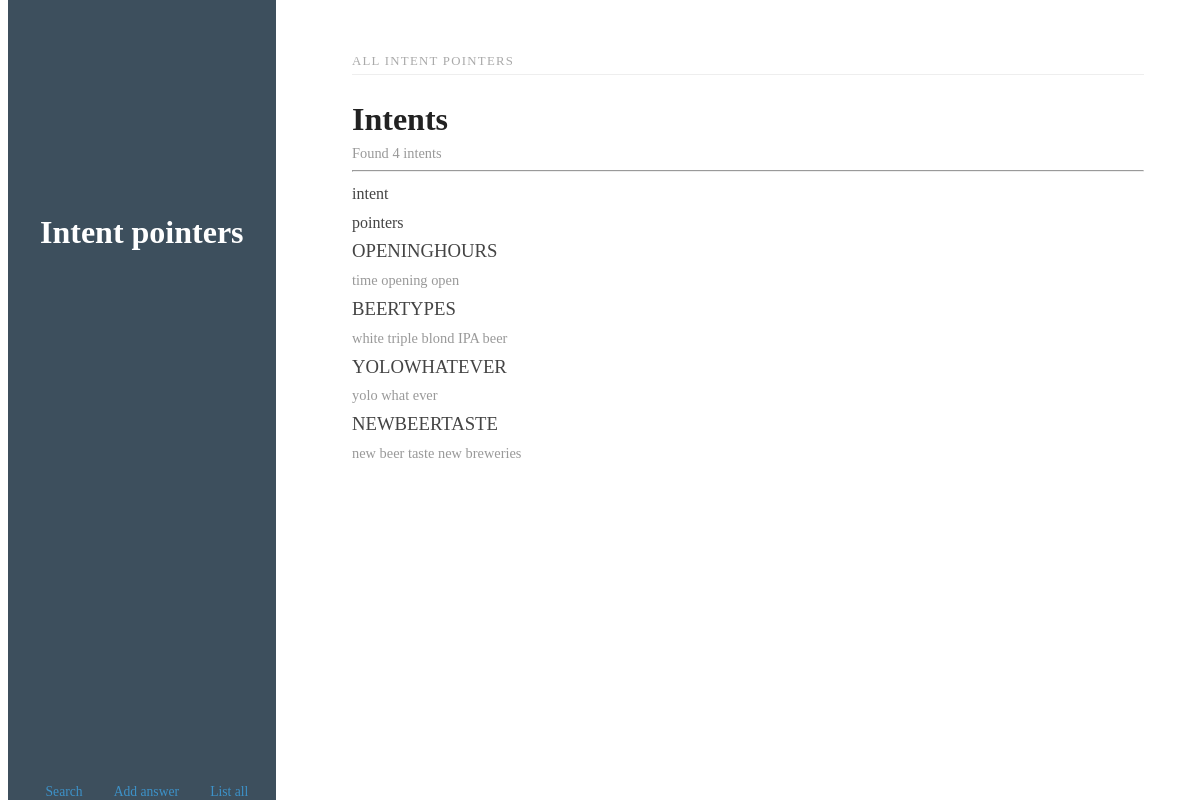
The page /list/ on the database as committed earlier.
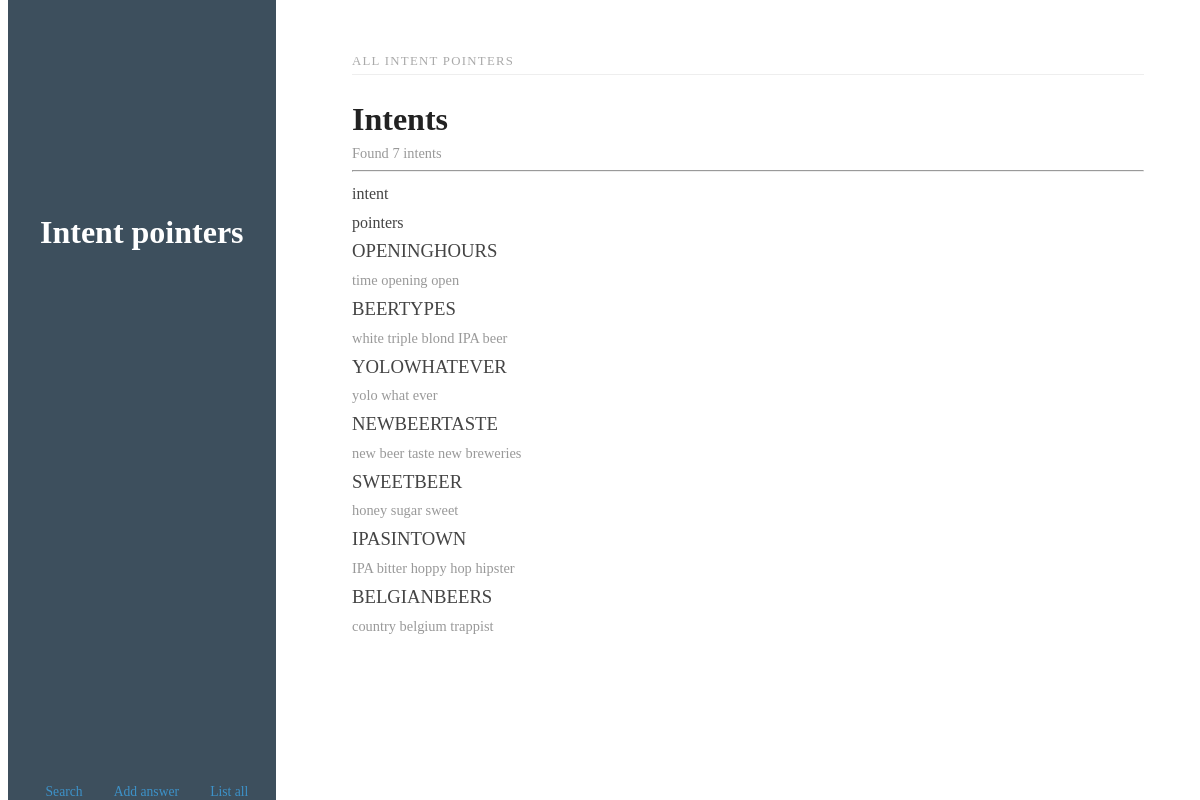
The same page on the database as committed later.
### BotApp/models.py (models this page shows, shortened)
class Intent(models.Model):
    name = models.CharField(max_length=200, null=False)
    answer = models.TextField(null=True, blank=True)

class IntentPointer(models.Model):
    pointer = models.CharField(max_length=200)
    intent = models.ForeignKey(Intent, on_delete=models.CASCADE, null=False)
    def __str__(self):
        return self.pointer

### BotApp/views.py (the view)
# urls.py: path('list/', IntentListView.as_view(), name='intent-list'),
class IntentListView(ListView):
    context_object_name = 'intent_list'
    template_name = 'BotApp/intent_list.html'
    def get_queryset(self):
        return Intent.objects.all()

### BotApp/templates/BotApp/intent_list.html
{% extends 'base.html' %}
{% regroup intent_pointer_list by intent as intent_list %}
{% block content_container %}
    <div class="sidebar pure-u-1 pure-u-md-1-4">
        <div class="header">
            <h1>Intent pointers</h1>
        </div>
        <div class="sidebar-footer">
            <a href="{% url 'search' %}" class="button-small pure-button pure-button-primary">Search</a>
            <a href="{% url 'intent-create' %}" class="button-small pure-button pure-button-primary">Add answer</a>
            <a href="{% url 'intent-list' %}" class="button-small pure-button pure-button-primary">List all</a>
        </div>
    </div>
    <div class="content pure-u-1 pure-u-md-3-4">
        <div>
            <div class="posts">
                <h1 class="content-subhead">
                    All intent pointers
                </h1>
                <section class="post">
                    <header class="post-header">
                        <h2 class="post-title">Intents</h2>
                        <p class="post-meta">
                            Found {{ intent_list|length }} intents
                        </p>
                    </header>
                    <hr>
                    <div class="post-description">
                        <div class="pure-g">
                            <div class="pure-u-1-3">
                                intent
                            </div>
                            <div class="pure-u-2-3">
                                pointers
                            </div>
                            {% for intent in intent_list %}
                                <div class="pure-u-1-3">
                                    <h3 class="brand-title">{{ intent.name }}</h3>
                                </div>
                                <div class="pure-u-2-3">
                                    <p class="post-meta">
                                        {% for intent_pointer in intent.intentpointer_set.all %}
                                            {{ intent_pointer }}
                                        {% endfor %}
                                    </p>
                                </div>
                            {% endfor %}
                        </div>
                    </div>
                </section>
            </div>
        </div>
    </div>
{% endblock %}

### templates/base.html (shortened to what this page needs)
{% load static %}
<!doctype html>
<html lang="en">
<head>
    <link rel="stylesheet" href="https://unpkg.com/purecss@2.0.3/build/pure-min.css">
    <link rel="stylesheet" href="https://unpkg.com/purecss@2.0.3/build/grids-responsive-min.css">
    <link rel="stylesheet" href="https://netdna.bootstrapcdn.com/font-awesome/4.0.3/css/font-awesome.css">
    <link rel="stylesheet" href="{% static 'styles.css' %}">
</head>
<body>
<div id="layout" class="pure-g">
    {% block content_container %}{% endblock %}
</div>
</body>
</html>

### static/styles.css (style rules this page uses)
* { -webkit-box-sizing: border-box; -moz-box-sizing: border-box; box-sizing: border-box; }
a { text-decoration: none; color: rgb(61, 146, 201); }
h3 { font-weight: 100; }
#layout { padding: 0; }
.header { text-align: center; top: auto; margin: 3em auto; }
.sidebar { background: rgb(61, 79, 93); color: #fff; }
.brand-title, .brand-tagline { margin: 0; }
.brand-title { text-transform: uppercase; }
.content-subhead { text-transform: uppercase; color: #aaa; border-bottom: 1px solid #eee; padding: 0.4em 0; font-size: 80%; font-weight: 500; letter-spacing: 0.1em; }
.content { padding: 2em 1em 0; }
.post { padding-bottom: 2em; }
.post-title { font-size: 2em; color: #222; margin-bottom: 0.2em; }
.post-description { font-family: Georgia, "Cambria", serif; color: #444; line-height: 1.8em; }
.post-meta { color: #999; font-size: 90%; margin: 0; }
.sidebar-footer { width: 100%; position: absolute; bottom: 0; text-align: right; }
.sidebar-footer a { margin: 0 2em 1em 0; }
.button-small { font-size: 85%; }
@media (min-width: 48em) { .content { padding: 2em 3em 0; margin-left: 25%; } }
@media (min-width: 48em) { .header { margin: 80% 2em 0; text-align: right; } }
@media (min-width: 48em) { .sidebar { position: fixed; top: 0; bottom: 0; } }

Rows that differ between the two databases and show on the page:
added Intent: name "SWEETBEER"
added IntentPointer: pointer "honey", shown under "SWEETBEER"
added IntentPointer: pointer "sugar", shown under "SWEETBEER"
added IntentPointer: pointer "sweet", shown under "SWEETBEER"
added Intent: name "IPASINTOWN"
added IntentPointer: pointer "IPA", shown under "IPASINTOWN"
added IntentPointer: pointer "bitter", shown under "IPASINTOWN"
added IntentPointer: pointer "hoppy", shown under "IPASINTOWN"
added IntentPointer: pointer "hop", shown under "IPASINTOWN"
added IntentPointer: pointer "hipster", shown under "IPASINTOWN"
added Intent: name "BELGIANBEERS"
added IntentPointer: pointer "country", shown under "BELGIANBEERS"
added IntentPointer: pointer "belgium", shown under "BELGIANBEERS"
added IntentPointer: pointer "trappist", shown under "BELGIANBEERS"
Other text that changed with them:
{{ intent_list|length }}: "4" → "7"
